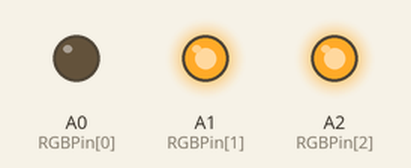
Simulated run of this sketch. Board: Arduino Uno, built with avr-gcc and run on an emulated ATmega328P. On the bench: output pins drawn as LEDs (lit = HIGH).

Above: at 0.5 s.
At 1.5 s:
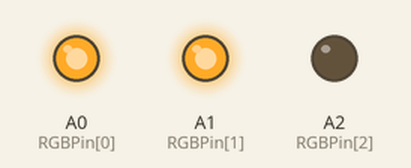
At 2.5 s:
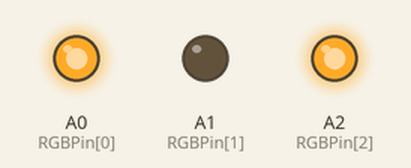
At 3.5 s:
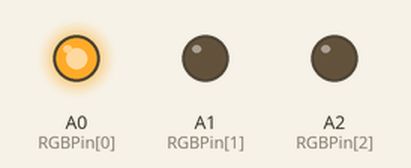
Timing chart, 0 to 5.2 s (numbered marks = the images above):
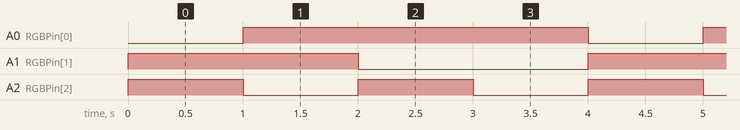

The sketch:

sketch_lab1-2.ino
```cpp
int RGBPin[] = {A0,A1,A2};

void setup() {
  pinMode(RGBPin[0],OUTPUT);
  pinMode(RGBPin[1],OUTPUT);
  pinMode(RGBPin[2],OUTPUT);
}

void loop() {   // ค่าสีดูได้ที่แผนภูมิรหัสสี
  color(0,189,255);             //สีฟ้า
  delay(1000);
  color(255,165,0);             //สีแสด
  delay(1000);
  color(255,0,255);             //สีม่วง
  delay(1000);
  color(255,0,0);               //สีแดง
  delay(1000);
}

void color(int R ,int G ,int B) {
  analogWrite(RGBPin[0],R);
  analogWrite(RGBPin[1],G);
  analogWrite(RGBPin[2],B);
}
```

Measured:
- by itself, A0 (RGBPin[0]): alternates HIGH for 3.0 s and LOW for 1.0 s
- by itself, A1 (RGBPin[1]): alternates HIGH for 2.0 s and LOW for 2.0 s
- by itself, A2 (RGBPin[2]): alternates HIGH for 1.0 s and LOW for 1.0 s
